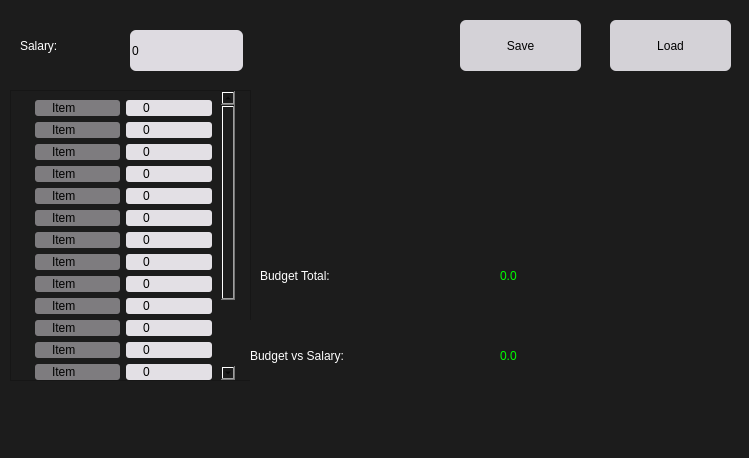
<?xml version="1.0" encoding="UTF-8"?>
<ui version="4.0">
 <class>MainWindow</class>
 <widget class="QMainWindow" name="MainWindow">
  <property name="geometry">
   <rect>
    <x>0</x>
    <y>0</y>
    <width>749</width>
    <height>458</height>
   </rect>
  </property>
  <property name="windowTitle">
   <string>MainWindow</string>
  </property>
  <property name="styleSheet">
   <string notr="true">background-color: rgb(28, 28, 28);
font: 13pt &quot;Helvetica&quot;;</string>
  </property>
  <widget class="QWidget" name="centralwidget">
   <widget class="QScrollArea" name="scrollArea">
    <property name="geometry">
     <rect>
      <x>10</x>
      <y>90</y>
      <width>241</width>
      <height>291</height>
     </rect>
    </property>
    <property name="styleSheet">
     <string notr="true">padding-left: 15px;
padding-right: 15px;</string>
    </property>
    <property name="verticalScrollBarPolicy">
     <enum>Qt::ScrollBarAlwaysOn</enum>
    </property>
    <property name="horizontalScrollBarPolicy">
     <enum>Qt::ScrollBarAlwaysOff</enum>
    </property>
    <property name="sizeAdjustPolicy">
     <enum>QAbstractScrollArea::AdjustIgnored</enum>
    </property>
    <property name="widgetResizable">
     <bool>true</bool>
    </property>
    <widget class="QWidget" name="scrollAreaWidgetContents">
     <property name="geometry">
      <rect>
       <x>0</x>
       <y>-167</y>
       <width>209</width>
       <height>456</height>
      </rect>
     </property>
     <layout class="QGridLayout" name="gridLayout">
      <item row="0" column="0">
       <widget class="QLineEdit" name="itemName">
        <property name="styleSheet">
         <string notr="true">background-color: rgb(126, 124, 127);
border-radius: 3%;</string>
        </property>
        <property name="text">
         <string>Item</string>
        </property>
       </widget>
      </item>
      <item row="0" column="1">
       <widget class="QLineEdit" name="itemValue">
        <property name="styleSheet">
         <string notr="true">background-color: rgb(227, 224, 229);
border-radius: 3%;</string>
        </property>
        <property name="text">
         <string>0</string>
        </property>
       </widget>
      </item>
      <item row="1" column="0">
       <widget class="QLineEdit" name="itemName2">
        <property name="styleSheet">
         <string notr="true">background-color: rgb(126, 124, 127);
border-radius: 3%;</string>
        </property>
        <property name="text">
         <string>Item</string>
        </property>
       </widget>
      </item>
      <item row="1" column="1">
       <widget class="QLineEdit" name="itemValue2">
        <property name="styleSheet">
         <string notr="true">background-color: rgb(227, 224, 229);
border-radius: 3%;</string>
        </property>
        <property name="text">
         <string>0</string>
        </property>
       </widget>
      </item>
      <item row="2" column="0">
       <widget class="QLineEdit" name="itemName3">
        <property name="styleSheet">
         <string notr="true">background-color: rgb(126, 124, 127);
border-color: rgba(255, 255, 255, 0);
border-radius: 3%;</string>
        </property>
        <property name="text">
         <string>Item</string>
        </property>
       </widget>
      </item>
      <item row="2" column="1">
       <widget class="QLineEdit" name="itemValue3">
        <property name="styleSheet">
         <string notr="true">background-color: rgb(227, 224, 229);
border-radius: 3%;</string>
        </property>
        <property name="text">
         <string>0</string>
        </property>
       </widget>
      </item>
      <item row="3" column="0">
       <widget class="QLineEdit" name="itemName4">
        <property name="styleSheet">
         <string notr="true">background-color: rgb(126, 124, 127);
border-radius: 3%;</string>
        </property>
        <property name="text">
         <string>Item</string>
        </property>
       </widget>
      </item>
      <item row="3" column="1">
       <widget class="QLineEdit" name="itemValue4">
        <property name="styleSheet">
         <string notr="true">background-color: rgb(227, 224, 229);
border-radius: 3%;</string>
        </property>
        <property name="text">
         <string>0</string>
        </property>
       </widget>
      </item>
      <item row="4" column="0">
       <widget class="QLineEdit" name="itemName5">
        <property name="styleSheet">
         <string notr="true">background-color: rgb(126, 124, 127);
border-radius: 3%;</string>
        </property>
        <property name="text">
         <string>Item</string>
        </property>
       </widget>
      </item>
      <item row="4" column="1">
       <widget class="QLineEdit" name="itemValue5">
        <property name="styleSheet">
         <string notr="true">background-color: rgb(227, 224, 229);
border-radius: 3%;</string>
        </property>
        <property name="text">
         <string>0</string>
        </property>
       </widget>
      </item>
      <item row="5" column="0">
       <widget class="QLineEdit" name="itemName6">
        <property name="styleSheet">
         <string notr="true">background-color: rgb(126, 124, 127);
border-color: rgba(255, 255, 255, 0);
border-radius: 3%;
</string>
        </property>
        <property name="text">
         <string>Item</string>
        </property>
       </widget>
      </item>
      <item row="5" column="1">
       <widget class="QLineEdit" name="itemValue6">
        <property name="styleSheet">
         <string notr="true">background-color: rgb(227, 224, 229);
border-radius: 3%;</string>
        </property>
        <property name="text">
         <string>0</string>
        </property>
       </widget>
      </item>
      <item row="6" column="0">
       <widget class="QLineEdit" name="itemName7">
        <property name="styleSheet">
         <string notr="true">background-color: rgb(126, 124, 127);
border-radius: 3%;</string>
        </property>
        <property name="text">
         <string>Item</string>
        </property>
       </widget>
      </item>
      <item row="6" column="1">
       <widget class="QLineEdit" name="itemValue7">
        <property name="styleSheet">
         <string notr="true">background-color: rgb(227, 224, 229);
border-radius: 3%;</string>
        </property>
        <property name="text">
         <string>0</string>
        </property>
       </widget>
      </item>
      <item row="7" column="0">
       <widget class="QLineEdit" name="itemName8">
        <property name="styleSheet">
         <string notr="true">background-color: rgb(126, 124, 127);
border-radius: 3%;</string>
        </property>
        <property name="text">
         <string>Item</string>
        </property>
       </widget>
      </item>
      <item row="7" column="1">
       <widget class="QLineEdit" name="itemValue8">
        <property name="styleSheet">
         <string notr="true">background-color: rgb(227, 224, 229);
border-radius: 3%;</string>
        </property>
        <property name="text">
         <string>0</string>
        </property>
       </widget>
      </item>
      <item row="8" column="0">
       <widget class="QLineEdit" name="itemName9">
        <property name="styleSheet">
         <string notr="true">background-color: rgb(126, 124, 127);
border-color: rgba(255, 255, 255, 0);
border-radius: 3%;</string>
        </property>
        <property name="text">
         <string>Item</string>
        </property>
       </widget>
      </item>
      <item row="8" column="1">
       <widget class="QLineEdit" name="itemValue9">
        <property name="styleSheet">
         <string notr="true">background-color: rgb(227, 224, 229);
border-radius: 3%;</string>
        </property>
        <property name="text">
         <string>0</string>
        </property>
       </widget>
      </item>
      <item row="9" column="0">
       <widget class="QLineEdit" name="itemName10">
        <property name="styleSheet">
         <string notr="true">background-color: rgb(126, 124, 127);
border-radius: 3%;</string>
        </property>
        <property name="text">
         <string>Item</string>
        </property>
       </widget>
      </item>
      <item row="9" column="1">
       <widget class="QLineEdit" name="itemValue10">
        <property name="styleSheet">
         <string notr="true">background-color: rgb(227, 224, 229);
border-radius: 3%;</string>
        </property>
        <property name="text">
         <string>0</string>
        </property>
       </widget>
      </item>
      <item row="10" column="0">
       <widget class="QLineEdit" name="itemName11">
        <property name="styleSheet">
         <string notr="true">background-color: rgb(126, 124, 127);
border-radius: 3%;</string>
        </property>
        <property name="text">
         <string>Item</string>
        </property>
       </widget>
      </item>
      <item row="10" column="1">
       <widget class="QLineEdit" name="itemValue11">
        <property name="styleSheet">
         <string notr="true">background-color: rgb(227, 224, 229);
border-radius: 3%;</string>
        </property>
        <property name="text">
         <string>0</string>
        </property>
       </widget>
      </item>
      <item row="11" column="0">
       <widget class="QLineEdit" name="itemName12">
        <property name="styleSheet">
         <string notr="true">background-color: rgb(126, 124, 127);
border-color: rgba(255, 255, 255, 0);
border-radius: 3%;</string>
        </property>
        <property name="text">
         <string>Item</string>
        </property>
       </widget>
      </item>
      <item row="11" column="1">
       <widget class="QLineEdit" name="itemValue12">
        <property name="styleSheet">
         <string notr="true">background-color: rgb(227, 224, 229);
border-radius: 3%;</string>
        </property>
        <property name="text">
         <string>0</string>
        </property>
       </widget>
      </item>
      <item row="12" column="0">
       <widget class="QLineEdit" name="itemName13">
        <property name="styleSheet">
         <string notr="true">background-color: rgb(126, 124, 127);
border-color: rgba(255, 255, 255, 0);
border-radius: 3%;
</string>
        </property>
        <property name="text">
         <string>Item</string>
        </property>
       </widget>
      </item>
      <item row="12" column="1">
       <widget class="QLineEdit" name="itemValue13">
        <property name="styleSheet">
         <string notr="true">background-color: rgb(227, 224, 229);
border-radius: 3%;</string>
        </property>
        <property name="text">
         <string>0</string>
        </property>
       </widget>
      </item>
      <item row="13" column="0">
       <widget class="QLineEdit" name="itemName14">
        <property name="styleSheet">
         <string notr="true">background-color: rgb(126, 124, 127);
border-radius: 3%;</string>
        </property>
        <property name="text">
         <string>Item</string>
        </property>
       </widget>
      </item>
      <item row="13" column="1">
       <widget class="QLineEdit" name="itemValue14">
        <property name="styleSheet">
         <string notr="true">background-color: rgb(227, 224, 229);
border-radius: 3%;</string>
        </property>
        <property name="text">
         <string>0</string>
        </property>
       </widget>
      </item>
      <item row="14" column="0">
       <widget class="QLineEdit" name="itemName15">
        <property name="styleSheet">
         <string notr="true">background-color: rgb(126, 124, 127);
border-radius: 3%;</string>
        </property>
        <property name="text">
         <string>Item</string>
        </property>
       </widget>
      </item>
      <item row="14" column="1">
       <widget class="QLineEdit" name="itemValue15">
        <property name="styleSheet">
         <string notr="true">background-color: rgb(227, 224, 229);
border-radius: 3%;</string>
        </property>
        <property name="text">
         <string>0</string>
        </property>
       </widget>
      </item>
      <item row="15" column="0">
       <widget class="QLineEdit" name="itemName16">
        <property name="styleSheet">
         <string notr="true">background-color: rgb(126, 124, 127);
border-radius: 3%;
</string>
        </property>
        <property name="text">
         <string>Item</string>
        </property>
       </widget>
      </item>
      <item row="15" column="1">
       <widget class="QLineEdit" name="itemValue16">
        <property name="styleSheet">
         <string notr="true">background-color: rgb(227, 224, 229);
border-radius: 3%;</string>
        </property>
        <property name="text">
         <string>0</string>
        </property>
       </widget>
      </item>
      <item row="16" column="0">
       <widget class="QLineEdit" name="itemName17">
        <property name="styleSheet">
         <string notr="true">background-color: rgb(126, 124, 127);
border-radius: 3%;
</string>
        </property>
        <property name="text">
         <string>Item</string>
        </property>
       </widget>
      </item>
      <item row="16" column="1">
       <widget class="QLineEdit" name="itemValue17">
        <property name="styleSheet">
         <string notr="true">background-color: rgb(227, 224, 229);
border-radius: 3%;</string>
        </property>
        <property name="text">
         <string>0</string>
        </property>
       </widget>
      </item>
     </layout>
    </widget>
   </widget>
   <widget class="QLabel" name="label">
    <property name="geometry">
     <rect>
      <x>20</x>
      <y>20</y>
      <width>101</width>
      <height>51</height>
     </rect>
    </property>
    <property name="styleSheet">
     <string notr="true">color: rgb(255, 255, 255);
font: 30pt &quot;.AppleSystemUIFont&quot;;</string>
    </property>
    <property name="text">
     <string>Salary:</string>
    </property>
   </widget>
   <widget class="QLineEdit" name="salaryValue">
    <property name="geometry">
     <rect>
      <x>130</x>
      <y>30</y>
      <width>113</width>
      <height>41</height>
     </rect>
    </property>
    <property name="styleSheet">
     <string notr="true">background-color: rgb(222, 219, 225);
border-radius: 6%;</string>
    </property>
    <property name="text">
     <string>0</string>
    </property>
   </widget>
   <widget class="QLabel" name="label_2">
    <property name="geometry">
     <rect>
      <x>260</x>
      <y>240</y>
      <width>231</width>
      <height>71</height>
     </rect>
    </property>
    <property name="styleSheet">
     <string notr="true">color: rgb(255, 255, 255);
font: 36pt &quot;Helvetica&quot;;</string>
    </property>
    <property name="text">
     <string>Budget Total:</string>
    </property>
   </widget>
   <widget class="QLabel" name="total">
    <property name="geometry">
     <rect>
      <x>500</x>
      <y>240</y>
      <width>191</width>
      <height>71</height>
     </rect>
    </property>
    <property name="styleSheet">
     <string notr="true">font: 40pt &quot;.AppleSystemUIFont&quot;;
color: #00ff00;</string>
    </property>
    <property name="text">
     <string>0.0</string>
    </property>
   </widget>
   <widget class="QLabel" name="net">
    <property name="geometry">
     <rect>
      <x>500</x>
      <y>320</y>
      <width>191</width>
      <height>71</height>
     </rect>
    </property>
    <property name="styleSheet">
     <string notr="true">font: 40pt &quot;.AppleSystemUIFont&quot;;
color: #00ff00;</string>
    </property>
    <property name="text">
     <string>0.0</string>
    </property>
   </widget>
   <widget class="QLabel" name="label_5">
    <property name="geometry">
     <rect>
      <x>250</x>
      <y>320</y>
      <width>241</width>
      <height>71</height>
     </rect>
    </property>
    <property name="styleSheet">
     <string notr="true">color: rgb(255, 255, 255);
font: 30pt &quot;Helvetica&quot;;</string>
    </property>
    <property name="text">
     <string>Budget vs Salary:</string>
    </property>
   </widget>
   <widget class="QPushButton" name="saveButton">
    <property name="geometry">
     <rect>
      <x>460</x>
      <y>20</y>
      <width>121</width>
      <height>51</height>
     </rect>
    </property>
    <property name="styleSheet">
     <string notr="true">background-color: rgb(212, 210, 215);
border-radius: 6%;</string>
    </property>
    <property name="text">
     <string>Save</string>
    </property>
   </widget>
   <widget class="QPushButton" name="loadButton">
    <property name="geometry">
     <rect>
      <x>610</x>
      <y>20</y>
      <width>121</width>
      <height>51</height>
     </rect>
    </property>
    <property name="styleSheet">
     <string notr="true">background-color: rgb(212, 210, 215);
border-radius: 6%;</string>
    </property>
    <property name="text">
     <string>Load</string>
    </property>
   </widget>
  </widget>
  <widget class="QMenuBar" name="menubar">
   <property name="geometry">
    <rect>
     <x>0</x>
     <y>0</y>
     <width>749</width>
     <height>24</height>
    </rect>
   </property>
  </widget>
  <widget class="QStatusBar" name="statusbar"/>
 </widget>
 <resources/>
 <connections/>
</ui>
